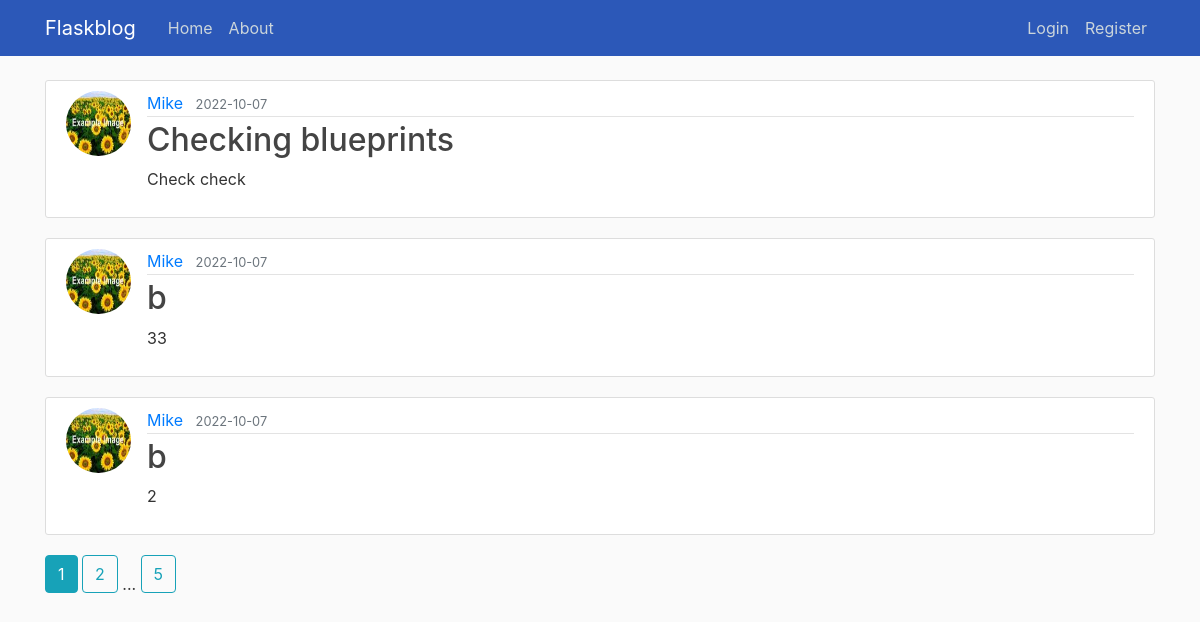
Page /home on the earlier database version.
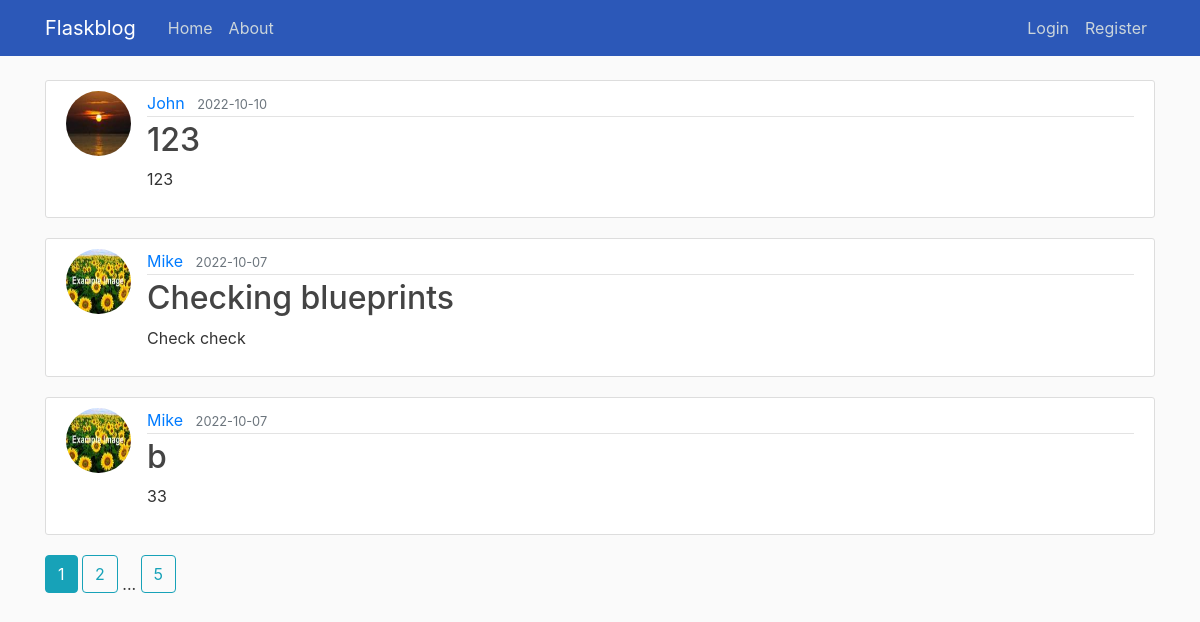
Same page on the later database version.
### flaskblog/models.py (models this page shows, shortened)
class Post(db.Model):
    id = db.Column(db.Integer, primary_key=True)
    title = db.Column(db.String(100), nullable=False)
    date = db.Column(db.DateTime, nullable=False, default=datetime.utcnow)
    body = db.Column(db.Text, nullable=False)
    user_id = db.Column(db.Integer, db.ForeignKey('user.id'), nullable=False)

class User(db.Model, UserMixin):
    id = db.Column(db.Integer, primary_key=True)
    username = db.Column(db.String(20), unique=True, nullable=False)
    email = db.Column(db.String(120), unique=True, nullable=False)
    image_file = db.Column(db.String(20), nullable=False, default='default.jpg')
    password = db.Column(db.String(60), nullable=False)
    posts = db.relationship('Post', backref='author', lazy=True)

### flaskblog/main/routes.py (the view)
@bp.route("/")
@bp.route("/home")
def home():
    page = request.args.get('page', 1, type=int)
    posts = Post.query.order_by(Post.date.desc()).paginate(page=page, per_page=3)
    return render_template('home.html', posts=posts)

### flaskblog/templates/home.html
{% extends "layout.html" %}
{% block content %}
    {% for post in posts.items %}
        <article class="media content-section">
          <img class="rounded-circle article-img" src="{{ url_for('static', filename='profile_pics/' + post.author.image_file) }}">
          <div class="media-body">
            <div class="article-metadata">
              <a class="mr-2" href="{{ url_for('users.user_posts', username=post.author.username) }}">{{ post.author.username }}</a>
              <small class="text-muted">{{ post.date.strftime('%Y-%m-%d') }}</small>
            </div>
            <h2><a class="article-title" href="{{ url_for('posts.post', post_id=post.id) }}">{{ post.title }}</a></h2>
            <p class="article-content">{{ post.body }}</p>
          </div>
        </article>
    {% endfor %}
    {% for page_num in posts.iter_pages(left_edge=1, right_edge=1, left_current=1, right_current=2) %}
      {% if page_num %}
        {% if posts.page == page_num %}
          <a class="btn btn-info mb-4" href="{{ url_for('main.home', page=page_num) }}">{{ page_num }}</a>
        {% else %}
          <a class="btn btn-outline-info mb-4" href="{{ url_for('main.home', page=page_num) }}">{{ page_num }}</a>
        {% endif %}
      {% else %}
        ...
      {% endif %}
    {% endfor %}
{% endblock content %}

Differences in the rows shown:
no longer on this page (row unchanged): Post: image_file (picture), author.username "Mike", date "2022-10-07", title "b", body "2"
added Post: image_file (picture), author.username "John", date "2022-10-10", title "123", body "123"
